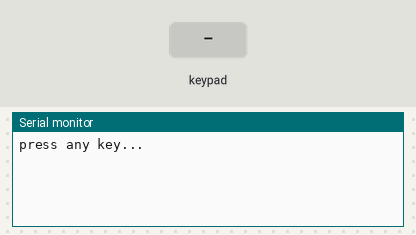
Bench run of a sketch on a simulated Arduino Uno, built with avr-gcc and run on an emulated ATmega328P. On the bench: the last lines printed to the serial monitor. Inputs (shaded band) come from the test bench.

Above: at 1.2 s.
1.3 s: key '1' pressed
At 2.5 s:
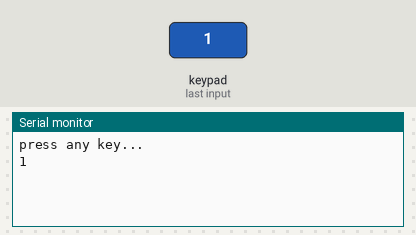
2.8 s: keypad keys 1 3 1 2 1 1 1 0 # pressed 0.4 s apart
At 7.3 s:
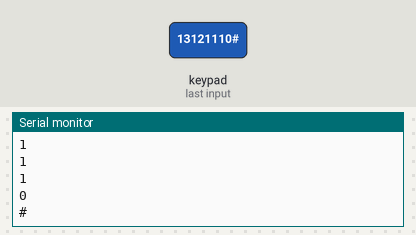
7.9 s: key '*' pressed
At 8.9 s:
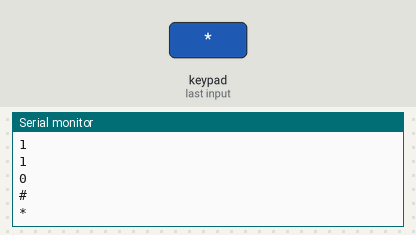
9.4 s: keypad keys 9 8 7 pressed 0.4 s apart
At 10.7 s:
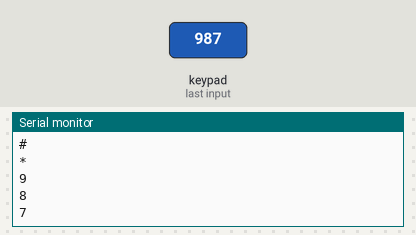
Timing chart, 0 to 12.4 s (numbered marks = the images above; inputs shaded):
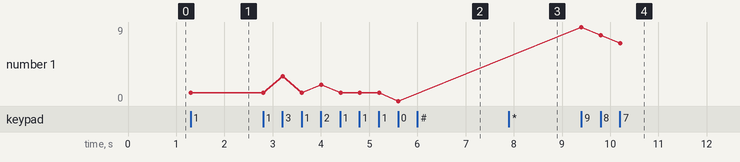

Measured:
- after the input at 1.3 s, the serial monitor: prints a new line at once (image 1)
- after the input at 2.8 s, the serial monitor: prints a new line after 0.41 s (image 2)
- after the input at 7.9 s, the serial monitor: prints a new line at once (image 3)
- after the input at 9.4 s, the serial monitor: prints a new line at once (image 4)
- plotted number 1: 1 → 0 after the input at 2.8 s, 0 → 7 after the input at 9.4 s

The sketch:

keypad_serial_monitor.ino
```cpp
// keypad sample code

#include <Keypad.h>

const byte ROWS = 4; // four rows
const byte COLS = 3; // three columns
char keys[ROWS][COLS] = { // keypad labels
  {'1','2','3'},
  {'4','5','6'},
  {'7','8','9'},
  {'*','0','#'}
};

byte rowPins[ROWS] = {13, 12, 11, 10}; //connect to keypad pins (from left) 1, 2, 3, 4 i.e. row pinouts
byte colPins[COLS] = {9, 8, 7}; // connect to keypad pins 5, 6, 7 i.e. column pinouts

// for hard keypad, change the previous 2 lines to these:
// byte rowPins[ROWS] = {12, 7, 8, 10};
// byte colPins[COLS] = {11, 13, 9};

Keypad keypad = Keypad( makeKeymap(keys), rowPins, colPins, ROWS, COLS );

void setup(){
  Serial.begin(9600);
  Serial.println("press any key...");
}

void loop(){
  char key = keypad.getKey();
  if (key){
    Serial.println(key);
  }
}
```
